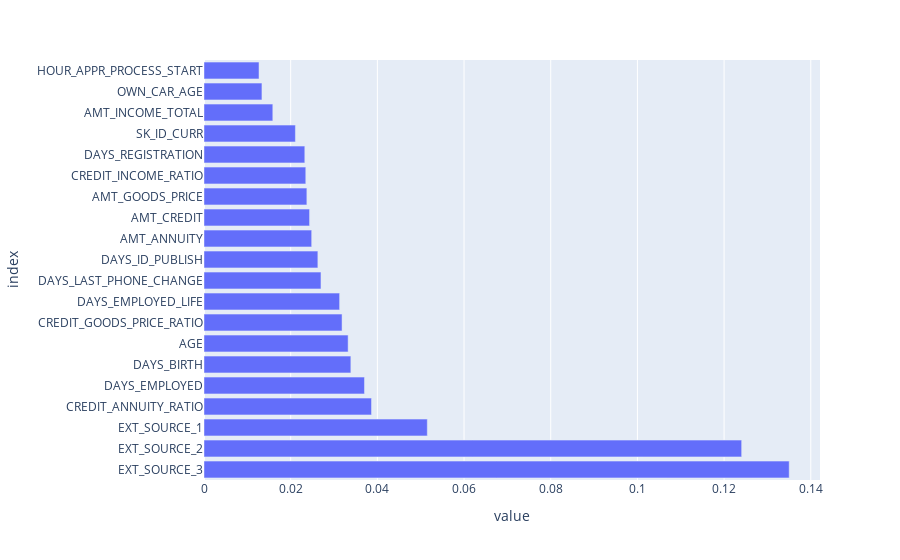

The code cell stored with this chart in its notebook:
### Markdown cell above
What features have the most impact on the parameters of my model ?

### Code cell
feat_importances = pd.Series(best_model.feature_importances_, index=best_model.feature_names_in_)
fig = feat_importances.nlargest(20).plot(kind='barh')
fig.update_layout(showlegend=False)
fig.show()

### Figure 1 — Plotly figure (JSON) as saved in the notebook; plotly's stock layout.template omitted (floating-point values rounded to 4 significant figures)
{"data": [{"alignmentgroup": "True", "hovertemplate": "variable=0<br>value=%{x}<br>index=%{y}<extra></extra>", "legendgroup": "0", "marker": {"color": "#636efa"}, "name": "0", "offsetgroup": "0", "orientation": "h", "showlegend": true, "textposition": "auto", "type": "bar", "x": [0.135, 0.1241, 0.05152, 0.03865, 0.03703, 0.03388, 0.03326, 0.03185, 0.03129, 0.02699, 0.02627, 0.02485, 0.02436, 0.02374, 0.02348, 0.02326, 0.02109, 0.01588, 0.01337, 0.0127], "xaxis": "x", "y": ["EXT_SOURCE_3", "EXT_SOURCE_2", "EXT_SOURCE_1", "CREDIT_ANNUITY_RATIO", "DAYS_EMPLOYED", "DAYS_BIRTH", "AGE", "CREDIT_GOODS_PRICE_RATIO", "DAYS_EMPLOYED_LIFE", "DAYS_LAST_PHONE_CHANGE", "DAYS_ID_PUBLISH", "AMT_ANNUITY", "AMT_CREDIT", "AMT_GOODS_PRICE", "CREDIT_INCOME_RATIO", "DAYS_REGISTRATION", "SK_ID_CURR", "AMT_INCOME_TOTAL", "OWN_CAR_AGE", "HOUR_APPR_PROCESS_START"], "yaxis": "y"}], "layout": {"autosize": true, "barmode": "relative", "legend": {"title": {"text": "variable"}, "tracegroupgap": 0}, "margin": {"t": 60}, "showlegend": false, "xaxis": {"anchor": "y", "autorange": true, "domain": [0, 1], "range": [0, 0.1421], "title": {"text": "value"}, "type": "linear"}, "yaxis": {"anchor": "x", "autorange": true, "domain": [0, 1], "range": [-0.5, 19.5], "title": {"text": "index"}, "type": "category"}}}
